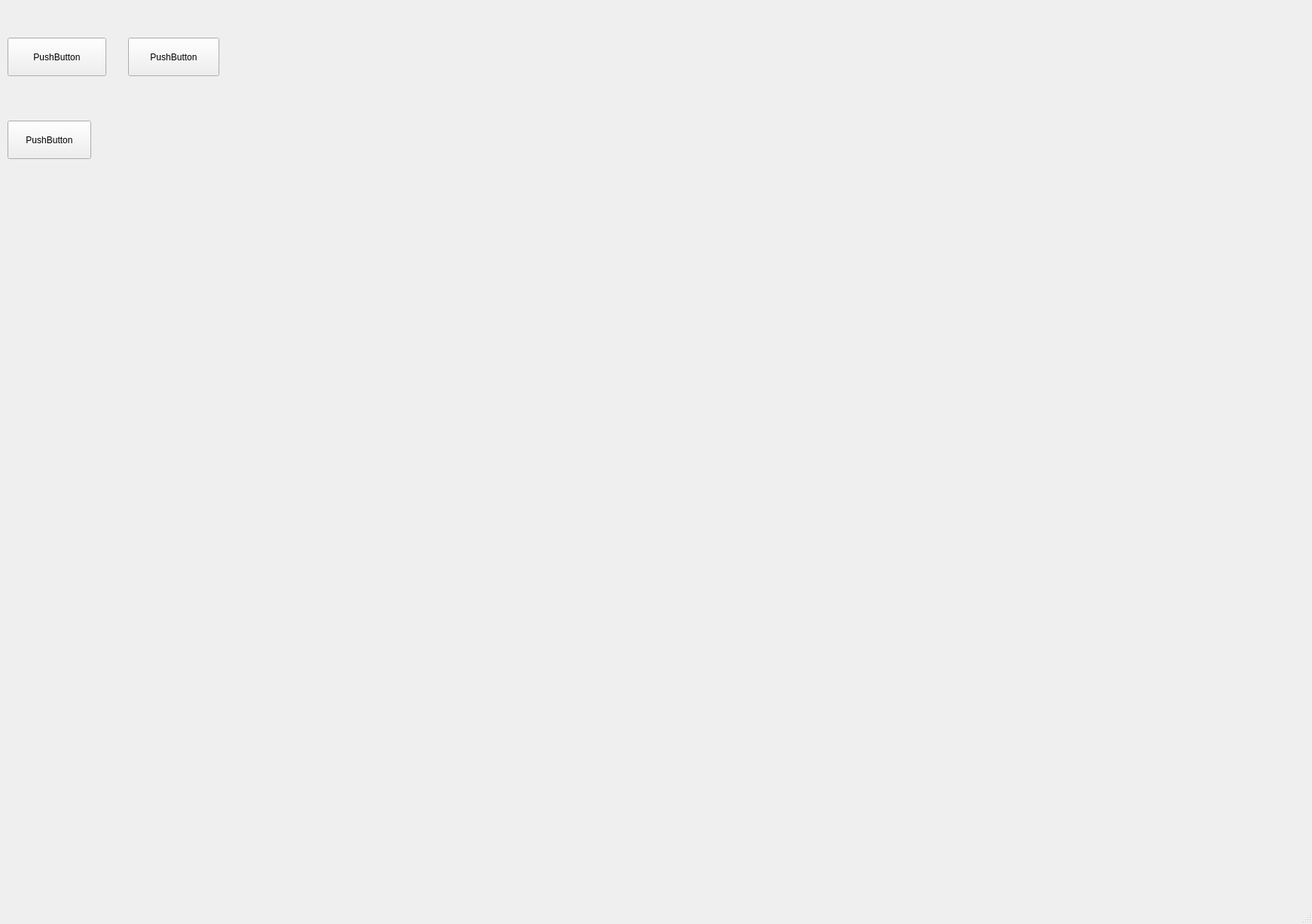
<?xml version="1.0" encoding="UTF-8"?>
<ui version="4.0">
 <class>MainWindow</class>
 <widget class="QMainWindow" name="MainWindow">
  <property name="geometry">
   <rect>
    <x>0</x>
    <y>0</y>
    <width>1741</width>
    <height>1226</height>
   </rect>
  </property>
  <property name="windowTitle">
   <string>MainWindow</string>
  </property>
  <widget class="QWidget" name="centralwidget">
   <widget class="QPushButton" name="pushButton">
    <property name="geometry">
     <rect>
      <x>10</x>
      <y>50</y>
      <width>131</width>
      <height>51</height>
     </rect>
    </property>
    <property name="text">
     <string>PushButton</string>
    </property>
   </widget>
   <widget class="QPushButton" name="pushButton_2">
    <property name="geometry">
     <rect>
      <x>170</x>
      <y>50</y>
      <width>121</width>
      <height>51</height>
     </rect>
    </property>
    <property name="text">
     <string>PushButton</string>
    </property>
   </widget>
   <widget class="QPushButton" name="pushButton_3">
    <property name="geometry">
     <rect>
      <x>10</x>
      <y>160</y>
      <width>111</width>
      <height>51</height>
     </rect>
    </property>
    <property name="text">
     <string>PushButton</string>
    </property>
   </widget>
  </widget>
  <widget class="QMenuBar" name="menubar">
   <property name="geometry">
    <rect>
     <x>0</x>
     <y>0</y>
     <width>1741</width>
     <height>26</height>
    </rect>
   </property>
  </widget>
  <widget class="QStatusBar" name="statusbar"/>
 </widget>
 <resources/>
 <connections/>
</ui>
